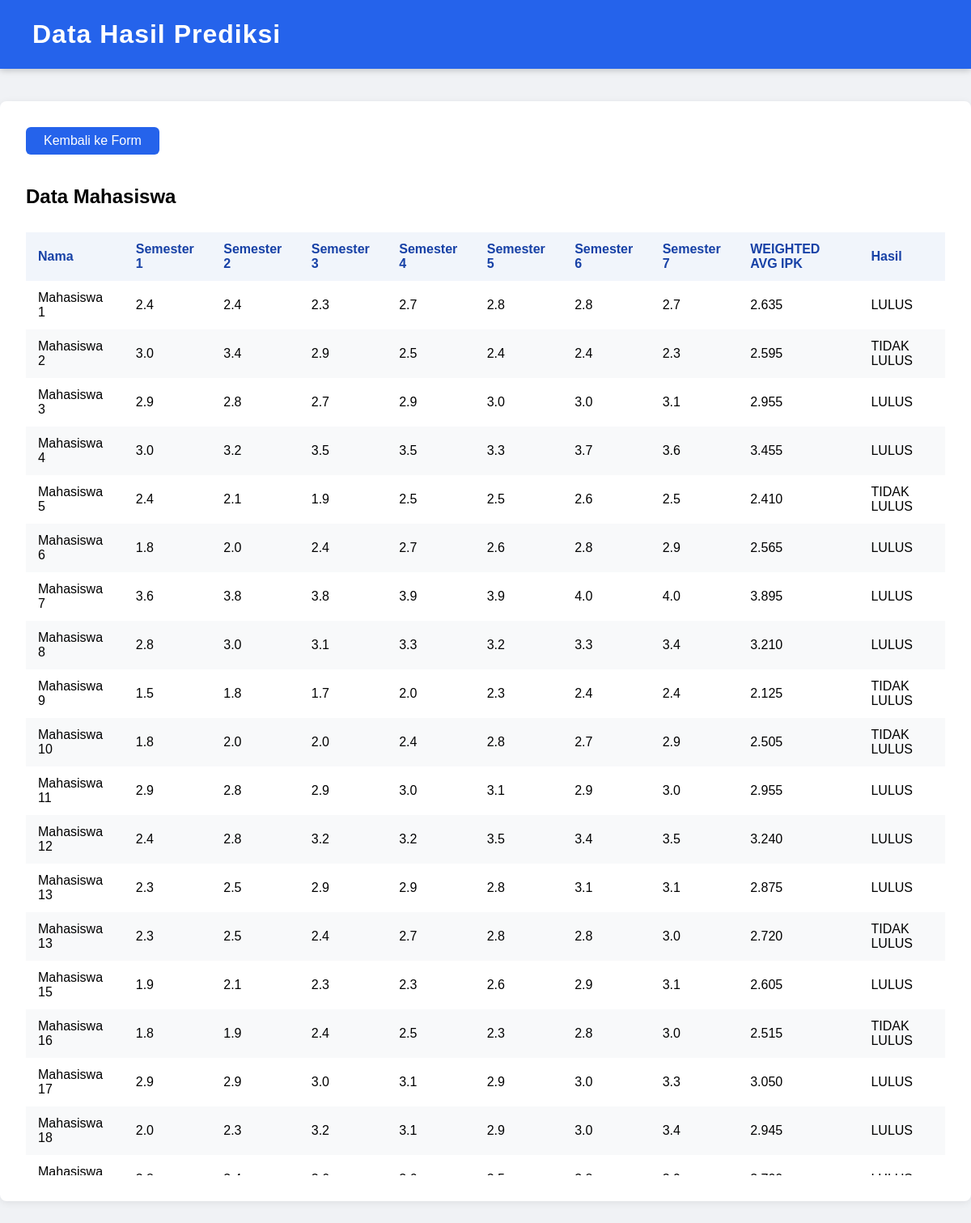
Screenshot of /table with the database file from the repository.
### tables this page shows
CREATE TABLE inputs (
            id INTEGER PRIMARY KEY AUTOINCREMENT,
            nama TEXT,
            semester1 REAL,
            semester2 REAL,
            semester3 REAL,
            semester4 REAL,
            semester5 REAL,
            semester6 REAL,
            semester7 REAL,
            stddev REAL,
            trend REAL,
            slope REAL,
            weighted_avg REAL,
            prediction TEXT
        );

### app.py (the view)
@app.route('/table')
def table():
    conn = sqlite3.connect(DB_FILE)
    c = conn.cursor()
    c.execute('''
        SELECT nama, semester1, semester2, semester3, semester4, semester5, semester6, semester7,
               weighted_avg, prediction
        FROM inputs
    ''')
    records = c.fetchall()
    conn.close()
    return render_template('table.html', records=records)

### templates/table.html (shortened to what this page needs)
<!DOCTYPE html>
<html lang="en">
<head>
</head>
<body>
    <div class="header">
        <span class="header-title">Data Hasil Prediksi</span>
    </div>
    <div class="container">
        <a href="{{ url_for('index') }}"><button class="back-btn">Kembali ke Form</button></a>
        <h2>Data Mahasiswa</h2>
        <div class="table-container">
         <table>
            <thead>
                <tr>
                    <th>Nama</th>
                    <th>Semester 1</th>
                    <th>Semester 2</th>
                    <th>Semester 3</th>
                    <th>Semester 4</th>
                    <th>Semester 5</th>
                    <th>Semester 6</th>
                    <th>Semester 7</th>
                    <th>WEIGHTED AVG IPK</th>
                    <th>Hasil</th>
                </tr>
            </thead>
            <tbody>
            {% for row in records %}
                <tr>
                    <td>{{ row[0] }}</td>
                    <td>{{ row[1] }}</td>
                    <td>{{ row[2] }}</td>
                    <td>{{ row[3] }}</td>
                    <td>{{ row[4] }}</td>
                    <td>{{ row[5] }}</td>
                    <td>{{ row[6] }}</td>
                    <td>{{ row[7] }}</td>
                    <td>{{ "%.3f"|format(row[8]) }}</td>
                    <td>{{ row[9] }}</td>
                </tr>
            {% endfor %}
            </tbody>
        </table>
        </div>
    </div>
</body>
</html>

### templates/table.html (style rules this page uses)
body { font-family: Arial, sans-serif; background: #f0f2f5; margin: 0; padding: 0; }
.header { background: #2563eb; color: #fff; padding: 24px 40px; box-shadow: 0 2px 8px rgba(0, 0, 0, 0.205); }
.header-title { font-size: 2rem; font-weight: 600; letter-spacing: 1px; }
.container { margin: 40px auto; max-width: 1500px; background: #fff; border-radius: 8px; box-shadow: 0 2px 10px rgba(0,0,0,0.08); padding: 32px; }
.table-container { max-height: 62vh; overflow-y: auto; width: 100%; }
table { width: 100%; border-collapse: collapse; margin-top: 10px; background: #fff; overflow: scroll; }
th, td { padding: 12px 15px; border: 1px solid var(--medium-gray); text-align: left; }
th { background: #f1f5fb; font-weight: 600; color: #1741a6; position: sticky; top: 0; z-index: 1; font-weight: 600; }
tbody tr:nth-child(even) { background-color: #f8f9fa; }
.back-btn { margin-bottom: 18px; background: #2563eb; color: #fff; padding: 8px 22px; border: none; border-radius: 6px; cursor: pointer; font-size: 1rem; }

### rows the page displays
inputs: nama "Mahasiswa 1", semester1 "2.4", semester2 "2.4", semester3 "2.3", semester4 "2.7", semester5 "2.8", semester6 "2.8", semester7 "2.7", weighted_avg "2.635", prediction "LULUS"
inputs: nama "Mahasiswa 2", semester1 "3.0", semester2 "3.4", semester3 "2.9", semester4 "2.5", semester5 "2.4", semester6 "2.4", semester7 "2.3", weighted_avg "2.595", prediction "TIDAK LULUS"
inputs: nama "Mahasiswa 3", semester1 "2.9", semester2 "2.8", semester3 "2.7", semester4 "2.9", semester5 "3.0", semester6 "3.0", semester7 "3.1", weighted_avg "2.955", prediction "LULUS"
inputs: nama "Mahasiswa 4", semester1 "3.0", semester2 "3.2", semester3 "3.5", semester4 "3.5", semester5 "3.3", semester6 "3.7", semester7 "3.6", weighted_avg "3.455", prediction "LULUS"
inputs: nama "Mahasiswa 5", semester1 "2.4", semester2 "2.1", semester3 "1.9", semester4 "2.5", semester5 "2.5", semester6 "2.6", semester7 "2.5", weighted_avg "2.410", prediction "TIDAK LULUS"
inputs: nama "Mahasiswa 6", semester1 "1.8", semester2 "2.0", semester3 "2.4", semester4 "2.7", semester5 "2.6", semester6 "2.8", semester7 "2.9", weighted_avg "2.565", prediction "LULUS"
inputs: nama "Mahasiswa 7", semester1 "3.6", semester2 "3.8", semester3 "3.8", semester4 "3.9", semester5 "3.9", semester6 "4.0", semester7 "4.0", weighted_avg "3.895", prediction "LULUS"
inputs: nama "Mahasiswa 8", semester1 "2.8", semester2 "3.0", semester3 "3.1", semester4 "3.3", semester5 "3.2", semester6 "3.3", semester7 "3.4", weighted_avg "3.210", prediction "LULUS"
inputs: nama "Mahasiswa 9", semester1 "1.5", semester2 "1.8", semester3 "1.7", semester4 "2.0", semester5 "2.3", semester6 "2.4", semester7 "2.4", weighted_avg "2.125", prediction "TIDAK LULUS"
inputs: nama "Mahasiswa 10", semester1 "1.8", semester2 "2.0", semester3 "2.0", semester4 "2.4", semester5 "2.8", semester6 "2.7", semester7 "2.9", weighted_avg "2.505", prediction "TIDAK LULUS"
inputs: nama "Mahasiswa 11", semester1 "2.9", semester2 "2.8", semester3 "2.9", semester4 "3.0", semester5 "3.1", semester6 "2.9", semester7 "3.0", weighted_avg "2.955", prediction "LULUS"
inputs: nama "Mahasiswa 12", semester1 "2.4", semester2 "2.8", semester3 "3.2", semester4 "3.2", semester5 "3.5", semester6 "3.4", semester7 "3.5", weighted_avg "3.240", prediction "LULUS"
inputs: nama "Mahasiswa 13", semester1 "2.3", semester2 "2.5", semester3 "2.9", semester4 "2.9", semester5 "2.8", semester6 "3.1", semester7 "3.1", weighted_avg "2.875", prediction "LULUS"
inputs: nama "Mahasiswa 13", semester1 "2.3", semester2 "2.5", semester3 "2.4", semester4 "2.7", semester5 "2.8", semester6 "2.8", semester7 "3.0", weighted_avg "2.720", prediction "TIDAK LULUS"
inputs: nama "Mahasiswa 15", semester1 "1.9", semester2 "2.1", semester3 "2.3", semester4 "2.3", semester5 "2.6", semester6 "2.9", semester7 "3.1", weighted_avg "2.605", prediction "LULUS"
inputs: nama "Mahasiswa 16", semester1 "1.8", semester2 "1.9", semester3 "2.4", semester4 "2.5", semester5 "2.3", semester6 "2.8", semester7 "3.0", weighted_avg "2.515", prediction "TIDAK LULUS"
inputs: nama "Mahasiswa 17", semester1 "2.9", semester2 "2.9", semester3 "3.0", semester4 "3.1", semester5 "2.9", semester6 "3.0", semester7 "3.3", weighted_avg "3.050", prediction "LULUS"
inputs: nama "Mahasiswa 18", semester1 "2.0", semester2 "2.3", semester3 "3.2", semester4 "3.1", semester5 "2.9", semester6 "3.0", semester7 "3.4", weighted_avg "2.945", prediction "LULUS"
inputs: nama "Mahasiswa…"
